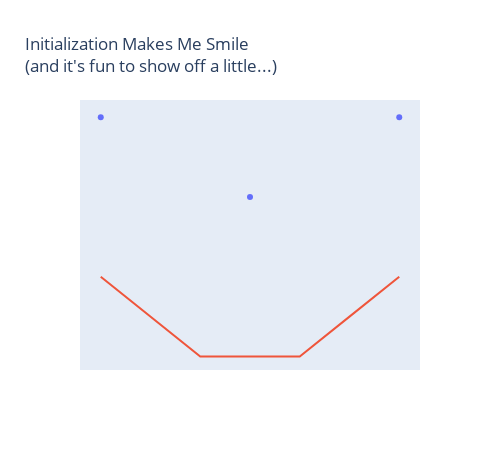

This figure's notebook cell:
### Code cell
import math
import numpy as np
import datetime as dt
import pandas as pd
import ipdb

import chart_studio.plotly as ply
import chart_studio.tools as plytool
import plotly.figure_factory as ff
import plotly.graph_objs as go
import plotly.offline as plyoff

# plotly initialization
# if using jupyter lab, must have the plotly extension installed: https://github.com/jupyterlab/jupyter-renderers/tree/master/packages/plotly-extension
# jupyter labextension install @jupyterlab/plotly-extension
plyoff.init_notebook_mode(connected=True)
x1 = [1,4,7]; y1 = [7,5,7]
x2 = [1,2,3,4,5,6,7]; y2 = [3,2,1,1,1,2,3]
plyoff.iplot(go.Figure(data=[go.Scatter({"x":x1, "y":y1, 'mode':'markers'}),
                             go.Scatter({"x":x2, "y":y2, 'mode':'lines'})],
                                        layout=go.Layout(autosize=False,width=500,title="Initialization Makes Me Smile<br>(and it's fun to show off a little...)",
                                                         showlegend=False, xaxis={'showgrid':False, 'showticklabels':False},
                                                         yaxis={'showgrid':False, 'showticklabels':False})))

### Figure 1 — Plotly figure (JSON) as saved in the notebook; plotly's stock layout.template omitted (floating-point values rounded to 4 significant figures)
{"data": [{"mode": "markers", "type": "scatter", "x": [1, 4, 7], "y": [7, 5, 7]}, {"mode": "lines", "type": "scatter", "x": [1, 2, 3, 4, 5, 6, 7], "y": [3, 2, 1, 1, 1, 2, 3]}], "layout": {"autosize": false, "height": 450, "showlegend": false, "title": {"text": "Initialization Makes Me Smile<br>(and it's fun to show off a little...)"}, "width": 500, "xaxis": {"autorange": true, "range": [0.5829, 7.417], "showgrid": false, "showticklabels": false, "type": "linear"}, "yaxis": {"autorange": true, "range": [0.6614, 7.433], "showgrid": false, "showticklabels": false, "type": "linear"}}}
